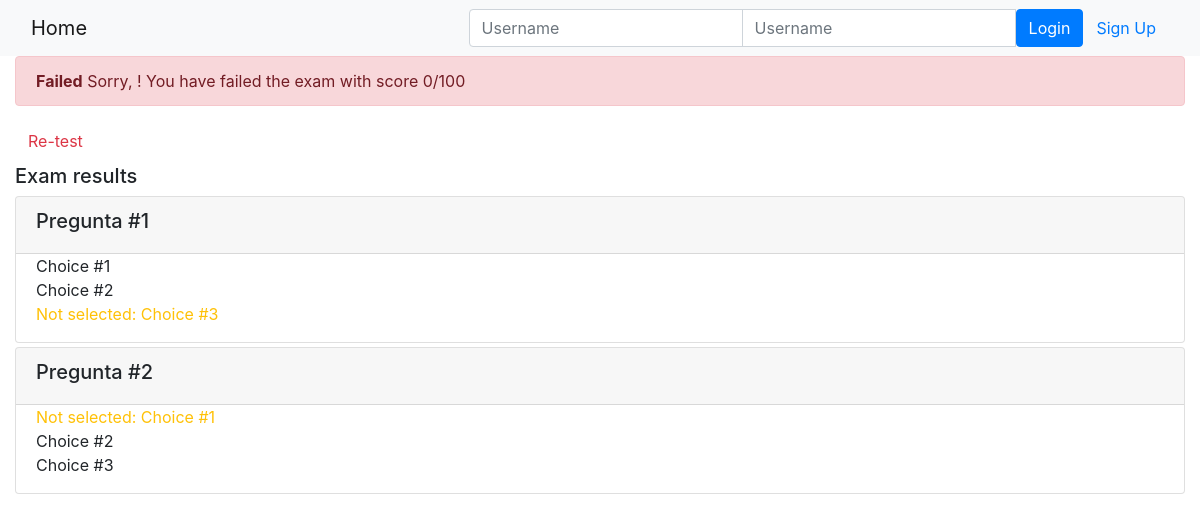
/onlinecourse/2/submission/2/result/, run on the app's committed database.
### onlinecourse/models.py (models this page shows)
class Question(models.Model):
    text = models.CharField(max_length=200, default="Question")
    grade = models.FloatField(default=0)
    course = models.ForeignKey(Course, on_delete=models.CASCADE)
    def is_get_score(self, selected):
        all_answers = set(self.choice_set.all())
        correct_answers = set(self.choice_set.filter(is_correct=True))
        if correct_answers == all_answers.intersection(selected):
            return True
        else:
            return False

class Choice(models.Model):
    text = models.CharField(max_length=200, default='Choice')
    is_correct = models.BooleanField(default=False)
    question = models.ForeignKey(Question, on_delete=models.CASCADE)

### onlinecourse/views.py (the view)
# urls.py: path('<int:course_id>/submission/<int:submission_id>/result/', views.show_exam_result,
def show_exam_result(request, course_id, submission_id):
    course = get_object_or_404(Course, pk=course_id)
    submission = get_object_or_404(Submission, pk=submission_id)
    submitted_choices = submission.choices.all()
    questions = course.question_set.all()
    total = sum([q.grade for q in questions])
    achieved = 0
    for question in questions:
        if question.is_get_score(submitted_choices):
            achieved += question.grade
    grade = round(achieved/total*100)
    context = {}
    context['course'] = course
    context['submitted_choices'] = submitted_choices
    context['grade'] = grade
    return render(request, 'onlinecourse/exam_result_bootstrap.html', context)

### onlinecourse/templates/onlinecourse/exam_result_bootstrap.html (shortened to what this page needs)
<!DOCTYPE html>
<html lang="en">
<head>
    {% load static %}
    <link rel="stylesheet" href="https://maxcdn.bootstrapcdn.com/bootstrap/4.5.2/css/bootstrap.min.css">
</head>
<body>
 <nav class="navbar navbar-light bg-light">
    <div class="container-fluid">
        <div class="navbar-header">
              <a class="navbar-brand" href="{% url 'onlinecourse:index' %}">Home</a>
        </div>
        <ul class="nav navbar-nav navbar-right">
            {% if user.is_authenticated %}
            <li>
                <a class="btn btn-link" href="#">{{ user.first_name }}({{ user.username }})</a>
                <a class="btn btn-link" href="{% url 'onlinecourse:logout' %}">Logout</a>
            </li>
            {% else %}
            <li>
                <form class="form-inline" action="{% url 'onlinecourse:login' %}" method="post">
                    <div class="input-group">
                        <input type="text" class="form-control" placeholder="Username" name="username" >
                        <input type="password" class="form-control" placeholder="Username" name="psw" >
                        <button class="btn btn-primary" type="submit">Login</button>
                        <a class="btn btn-link" href="{% url 'onlinecourse:registration' %}">Sign Up</a>
                    </div>
                </form>
            </li>
            {% endif %}
        </ul>
    </div>
</nav>
<div class="container-fluid">
    {% if grade > 80 %}
    <div class="alert alert-success">
       <b>Congratulations, {{ user.first_name }}!</b>
       You have passed the exam and completed the course with score {{ grade }}/100
    </div>
        {% else %}
        <div class="alert alert-danger">
            <b>Failed</b>
            Sorry, {{ user.first_name }}! You have failed the exam with score {{ grade }}/100
        </div>
        <a class="btn btn-link text-danger" href="{% url 'onlinecourse:course_details' course.id %}">Re-test</a>
        {% endif %}
        <div class="card-columns-vertical mt-1">
            <h5 class="">Exam results</h5>
            {% for question in course.question_set.all %}
                <div class="card mt-1">
                    <div class="card-header"><h5>{{ question.text }}</h5></div>
                    <div class="form-group">
                        {% for choice in question.choice_set.all %}
                            <div class="form-check">
                                {% if choice in submitted_choices and choice.is_correct %}
                                    <label class="form-check-label text-success">
                                        Correct answer: {{ choice.text }}
                                    </label>
                                {% elif choice in submitted_choices and not choice.is_correct %}
                                    <label class="form-check-label text-danger">
                                        Incorrect answer: {{ choice.text }}
                                    </label>
                                {% elif choice not in submitted_choices and choice.is_correct %}
                                    <label class="form-check-label text-warning">
                                        Not selected: {{ choice.text }}
                                    </label>
                                {% else %}
                                    <label class="form-check-label text-succes">
                                        {{ choice.text }}
                                    </label>
                                {% endif %}
                            </div>
                        {% endfor %}
                    </div>
                </div>
            {% endfor %}
        </div>
    </div>
</body>
</html>

### data on the page
Question: text "Pregunta #1"
Choice: text "Choice #1"
Choice: text "Choice #2"
Choice: text "Choice #3"
Question: text "Pregunta #2"
Choice: text "Choice #1"
Choice: text "Choice #2"
Choice: text "Choice #3"

### other printed values
{{ grade }} "0"
